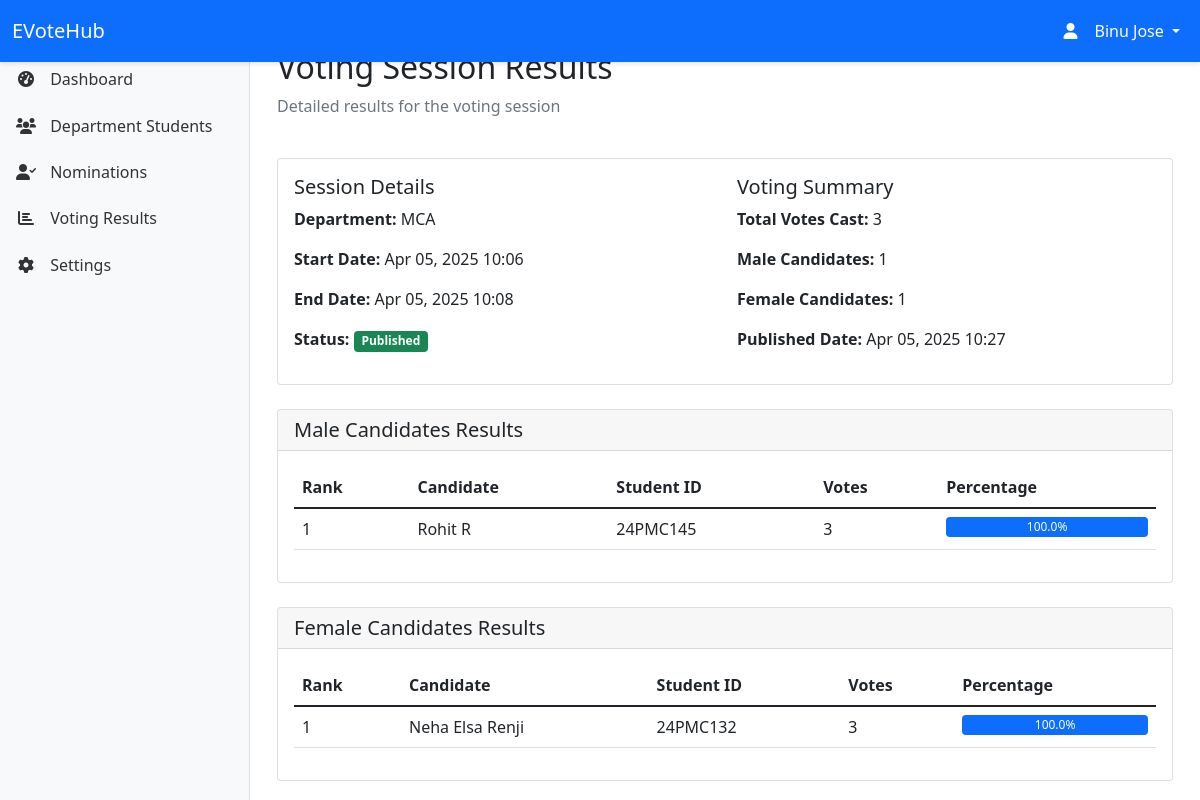
The page /hod/voting/results/28/ (signed in) on the database its author committed.
### myapp/models.py (models this page shows, shortened)
class VotingSession(models.Model):
    STATUS_CHOICES = [
        ('scheduled', 'Scheduled'),
        ('active', 'Active'),
        ('completed', 'Completed'),
        ('verified', 'Verified'),
        ('published', 'Published'),
        ('cancelled', 'Cancelled')
    ]
    department = models.ForeignKey(Department, on_delete=models.CASCADE)
    start_date = models.DateTimeField()
    end_date = models.DateTimeField()
    status = models.CharField(max_length=20, choices=STATUS_CHOICES, default='scheduled')
    created_by = models.ForeignKey(Officer, on_delete=models.SET_NULL, null=True)
    created_at = models.DateTimeField(auto_now_add=True)
    updated_at = models.DateTimeField(auto_now=True)

class Department(models.Model):
    name = models.CharField(max_length=100)
    code = models.CharField(max_length=10, unique=True)
    created_at = models.DateTimeField(default=timezone.now)
    updated_at = models.DateTimeField(auto_now=True)

class Candidate(models.Model):
    nomination = models.OneToOneField(ClassLeaderNomination, on_delete=models.CASCADE)
    voting_session = models.ForeignKey(VotingSession, on_delete=models.CASCADE)
    gender = models.CharField(max_length=10, choices=[('male', 'Male'), ('female', 'Female')])
    vote_count = models.IntegerField(default=0)

class ClassLeaderNomination(models.Model):
    student = models.ForeignKey(Student, on_delete=models.CASCADE)
    department = models.ForeignKey(Department, on_delete=models.CASCADE)
    nomination_text = models.TextField()
    marks = models.DecimalField(max_digits=4, decimal_places=2, default=0.00, help_text="CGPA on a scale of 10")
    achievements = models.TextField(blank=True, null=True)
    status = models.CharField(max_length=20, choices=[
        ('pending', 'Pending'),
        ('approved', 'Approved'),
        ('rejected', 'Rejected'),
        ('finalized', 'Finalized')
    ], default='pending')
    created_at = models.DateTimeField(auto_now_add=True)
    updated_at = models.DateTimeField(auto_now=True)
    reviewed_by = models.ForeignKey(HOD, on_delete=models.SET_NULL, null=True, blank=True)
    reviewed_at = models.DateTimeField(null=True, blank=True)
    feedback = models.TextField(blank=True, null=True)
    finalized_by = models.ForeignKey(Officer, on_delete=models.SET_NULL, null=True, blank=True)
    finalized_at = models.DateTimeField(null=True, blank=True)
    finalization_notes = models.TextField(blank=True, null=True)
    class Meta:
        ordering = ['-created_at']

class Student(models.Model):
    GENDER_CHOICES = [
        ('M', 'Male'),
        ('F', 'Female')
    ]
    user = models.OneToOneField(User, on_delete=models.CASCADE)
    student_id = models.CharField(max_length=20, unique=True)
    department = models.ForeignKey(Department, on_delete=models.CASCADE)
    gender = models.CharField(max_length=1, choices=GENDER_CHOICES, default='M')
    profile_picture = models.ImageField(upload_to='static/images/profiles/', null=True, blank=True)
    created_at = models.DateTimeField(auto_now_add=True)
    updated_at = models.DateTimeField(auto_now=True)

### myapp/views.py (the view)
# urls.py: path('hod/voting/results/<int:session_id>/', views.hod_view_session_results, name='hod_view_session_results'),
@login_required
def hod_view_session_results(request, session_id):
    try:
        hod = request.user.hod
    except HOD.DoesNotExist:
        messages.error(request, 'Access denied. You are not authorized as a Head of Department.')
        return redirect('home')
    try:
        session = VotingSession.objects.get(
            id=session_id,
            department=hod.department,
            status='published'
        )
    except VotingSession.DoesNotExist:
        messages.error(request, 'Session not found or not published.')
        return redirect('hod_voting_results')
    candidates = Candidate.objects.filter(
        voting_session=session
    ).select_related(
        'nomination__student__user'
    )
    total_votes = Vote.objects.filter(voting_session=session).count()
    for candidate in candidates:
        vote_count = Vote.objects.filter(
            Q(voting_session=session) &
            (Q(male_candidate=candidate) | Q(female_candidate=candidate))
        ).count()
        candidate.vote_count = vote_count
        if total_votes > 0:
            candidate.percentage = (vote_count / total_votes) * 100
        else:
            candidate.percentage = 0
    candidates = sorted(candidates, key=lambda x: x.vote_count, reverse=True)
    male_candidates = [c for c in candidates if c.gender == 'male']
    female_candidates = [c for c in candidates if c.gender == 'female']
    context = {
        'session': session,
        'total_votes': total_votes,
        'male_candidates': male_candidates,
        'female_candidates': female_candidates
    }
    return render(request, 'hod/session_results.html', context)

### templates/hod/session_results.html (shortened to what this page needs)
{% extends 'hod/base_hod.html' %}
{% block content %}
<div class="container-fluid">
    <div class="row mb-4">
        <div class="col-12">
            <h2>Voting Session Results</h2>
            <p class="text-muted">Detailed results for the voting session</p>
        </div>
    </div>
    <div class="card mb-4">
        <div class="card-body">
            <div class="row">
                <div class="col-md-6">
                    <h5>Session Details</h5>
                    <p><strong>Department:</strong> {{ session.department.name }}</p>
                    <p><strong>Start Date:</strong> {{ session.start_date|date:"M d, Y H:i" }}</p>
                    <p><strong>End Date:</strong> {{ session.end_date|date:"M d, Y H:i" }}</p>
                    <p><strong>Status:</strong> <span class="badge bg-success">{{ session.get_status_display }}</span></p>
                </div>
                <div class="col-md-6">
                    <h5>Voting Summary</h5>
                    <p><strong>Total Votes Cast:</strong> {{ total_votes }}</p>
                    <p><strong>Male Candidates:</strong> {{ male_candidates|length }}</p>
                    <p><strong>Female Candidates:</strong> {{ female_candidates|length }}</p>
                    <p><strong>Published Date:</strong> {{ session.updated_at|date:"M d, Y H:i" }}</p>
                </div>
            </div>
        </div>
    </div>
    <div class="card mb-4">
        <div class="card-header">
            <h5 class="card-title mb-0">Male Candidates Results</h5>
        </div>
        <div class="card-body">
            {% if male_candidates %}
            <div class="table-responsive">
                <table class="table table-hover">
                    <thead>
                        <tr>
                            <th>Rank</th>
                            <th>Candidate</th>
                            <th>Student ID</th>
                            <th>Votes</th>
                            <th>Percentage</th>
                        </tr>
                    </thead>
                    <tbody>
                        {% for candidate in male_candidates %}
                        <tr>
                            <td>{{ forloop.counter }}</td>
                            <td>{{ candidate.nomination.student.user.get_full_name }}</td>
                            <td>{{ candidate.nomination.student.student_id }}</td>
                            <td>{{ candidate.vote_count }}</td>
                            <td>
                                <div class="progress">
                                    <div class="progress-bar" role="progressbar"
                                         style="width: {{ candidate.percentage }}%"
                                         aria-valuenow="{{ candidate.percentage }}"
                                         aria-valuemin="0"
                                         aria-valuemax="100">
                                        {{ candidate.percentage|floatformat:1 }}%
                                    </div>
                                </div>
                            </td>
                        </tr>
                        {% endfor %}
                    </tbody>
                </table>
            </div>
            {% else %}
            <p class="text-muted mb-0">No male candidates found.</p>
            {% endif %}
        </div>
    </div>
    <div class="card">
        <div class="card-header">
            <h5 class="card-title mb-0">Female Candidates Results</h5>
        </div>
        <div class="card-body">
            {% if female_candidates %}
            <div class="table-responsive">
                <table class="table table-hover">
                    <thead>
                        <tr>
                            <th>Rank</th>
                            <th>Candidate</th>
                            <th>Student ID</th>
                            <th>Votes</th>
                            <th>Percentage</th>
                        </tr>
                    </thead>
                    <tbody>
                        {% for candidate in female_candidates %}
                        <tr>
                            <td>{{ forloop.counter }}</td>
                            <td>{{ candidate.nomination.student.user.get_full_name }}</td>
                            <td>{{ candidate.nomination.student.student_id }}</td>
                            <td>{{ candidate.vote_count }}</td>
                            <td>
                                <div class="progress">
                                    <div class="progress-bar" role="progressbar"
                                         style="width: {{ candidate.percentage }}%"
                                         aria-valuenow="{{ candidate.percentage }}"
                                         aria-valuemin="0"
                                         aria-valuemax="100">
                                        {{ candidate.percentage|floatformat:1 }}%
                                    </div>
                                </div>
                            </td>
                        </tr>
                        {% endfor %}
                    </tbody>
                </table>
            </div>
            {% else %}
            <p class="text-muted mb-0">No female candidates found.</p>
            {% endif %}
        </div>
    </div>
</div>
{% endblock %}

### templates/hod/base_hod.html (shortened to what this page needs)
<!DOCTYPE html>
<html lang="en">
<head>
    <link href="https://cdn.jsdelivr.net/npm/bootstrap@5.1.3/dist/css/bootstrap.min.css" rel="stylesheet">
    <link href="https://cdnjs.cloudflare.com/ajax/libs/font-awesome/6.0.0/css/all.min.css" rel="stylesheet">
</head>
<body>
    <nav class="navbar navbar-expand-lg navbar-dark bg-primary fixed-top">
        <div class="container-fluid">
            <a class="navbar-brand" href="{% url 'hod_home' %}">EVoteHub</a>
            <div class="collapse navbar-collapse" id="navbarNav">
                <ul class="navbar-nav ms-auto">
                    <li class="nav-item dropdown">
                        <a class="nav-link dropdown-toggle text-white" href="#" id="navbarDropdown" role="button" data-bs-toggle="dropdown">
                            <i class="fas fa-user"></i> {{ request.user.get_full_name }}
                        </a>
                    </li>
                </ul>
            </div>
        </div>
    </nav>
    <nav class="sidebar">
        <div class="sidebar-sticky">
            <ul class="nav flex-column">
                <li class="nav-item">
                    <a class="nav-link {% if request.resolver_match.url_name == 'hod_home' %}active{% endif %}" href="{% url 'hod_home' %}">
                        <i class="fas fa-tachometer-alt"></i>
                        <span>Dashboard</span>
                    </a>
                </li>
                <li class="nav-item">
                    <a class="nav-link" href="#">
                        <i class="fas fa-users"></i>
                        <span>Department Students</span>
                    </a>
                </li>
                <li class="nav-item">
                    <a class="nav-link {% if request.resolver_match.url_name == 'hod_nominations' %}active{% endif %}" href="{% url 'hod_nominations' %}">
                        <i class="fas fa-user-check"></i>
                        <span>Nominations</span>
                    </a>
                </li>
                <li class="nav-item">
                    <a class="nav-link {% if request.resolver_match.url_name == 'hod_voting_results' %}active{% endif %}" href="{% url 'hod_voting_results' %}">
                        <i class="fas fa-chart-bar"></i>
                        <span>Voting Results</span>
                    </a>
                </li>
                <li class="nav-item">
                    <a class="nav-link" href="#">
                        <i class="fas fa-cog"></i>
                        <span>Settings</span>
                    </a>
                </li>
            </ul>
        </div>
    </nav>
    <main class="main-content">
        {% block content %}
        {% endblock %}
    </main>
</body>
</html>

### templates/hod/base_hod.html (style rules this page uses)
.sidebar { position: fixed; top: 0; bottom: 0; left: 0; z-index: 100; padding: 48px 0 0; box-shadow: inset -1px 0 0 rgba(0, 0, 0, .1); background-color: #f8f9fa; width: 250px; }
.sidebar-sticky { position: relative; top: 0; height: calc(100vh - 48px); padding-top: .5rem; overflow-x: hidden; overflow-y: auto; }
.navbar { box-shadow: 0 2px 4px rgba(0,0,0,.1); }
.main-content { margin-left: 250px; padding: 48px 15px 15px; }
.nav-link { color: #333; padding: 0.5rem 1rem; margin: 0.2rem 0; }
.nav-link i { width: 20px; text-align: center; margin-right: 10px; }

### templates/hod/session_results.html (style rules this page uses)
.progress { height: 20px; background-color: #e9ecef; }
.progress-bar { background-color: #0d6efd; color: white; font-size: 12px; line-height: 20px; }

### rows shown on the page
VotingSession: department.name "MCA", start_date "Apr 05, 2025 10:06", end_date "Apr 05, 2025 10:08", status "Published", updated_at "Apr 05, 2025 10:27"
Candidate: nomination.student.user.get_full_name "Rohit R", nomination.student.student_id "24PMC145", vote_count "3", percentage "100.0"
Candidate: nomination.student.user.get_full_name "Neha Elsa Renji", nomination.student.student_id "24PMC132", vote_count "3", percentage "100.0"

### other values the page prints
{{ request.user.get_full_name }} "Binu Jose"
{{ total_votes }} "3"
{{ male_candidates|length }} "1"
{{ female_candidates|length }} "1"
